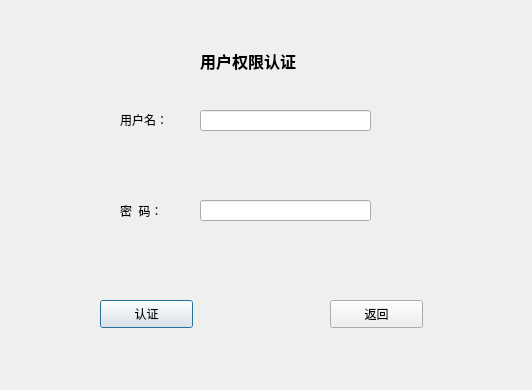
<?xml version="1.0" encoding="UTF-8"?>
<ui version="4.0">
 <class>tms</class>
 <widget class="QDialog" name="tms">
  <property name="geometry">
   <rect>
    <x>0</x>
    <y>0</y>
    <width>532</width>
    <height>390</height>
   </rect>
  </property>
  <property name="windowTitle">
   <string>用户权限认证</string>
  </property>
  <widget class="QLabel" name="label">
   <property name="geometry">
    <rect>
     <x>200</x>
     <y>20</y>
     <width>141</width>
     <height>81</height>
    </rect>
   </property>
   <property name="font">
    <font>
     <pointsize>12</pointsize>
     <weight>75</weight>
     <bold>true</bold>
    </font>
   </property>
   <property name="text">
    <string>用户权限认证</string>
   </property>
  </widget>
  <widget class="QLabel" name="label_2">
   <property name="geometry">
    <rect>
     <x>120</x>
     <y>104</y>
     <width>72</width>
     <height>31</height>
    </rect>
   </property>
   <property name="text">
    <string>用户名：</string>
   </property>
  </widget>
  <widget class="QLabel" name="label_3">
   <property name="geometry">
    <rect>
     <x>120</x>
     <y>200</y>
     <width>72</width>
     <height>21</height>
    </rect>
   </property>
   <property name="text">
    <string>密  码：</string>
   </property>
  </widget>
  <widget class="QLineEdit" name="Tuser">
   <property name="geometry">
    <rect>
     <x>200</x>
     <y>110</y>
     <width>171</width>
     <height>21</height>
    </rect>
   </property>
  </widget>
  <widget class="QLineEdit" name="Tpwd">
   <property name="geometry">
    <rect>
     <x>200</x>
     <y>200</y>
     <width>171</width>
     <height>21</height>
    </rect>
   </property>
  </widget>
  <widget class="QPushButton" name="pushButton">
   <property name="geometry">
    <rect>
     <x>100</x>
     <y>300</y>
     <width>93</width>
     <height>28</height>
    </rect>
   </property>
   <property name="text">
    <string>认证</string>
   </property>
  </widget>
  <widget class="QPushButton" name="pushButton_2">
   <property name="geometry">
    <rect>
     <x>330</x>
     <y>300</y>
     <width>93</width>
     <height>28</height>
    </rect>
   </property>
   <property name="text">
    <string>返回</string>
   </property>
  </widget>
 </widget>
 <resources/>
 <connections/>
</ui>
